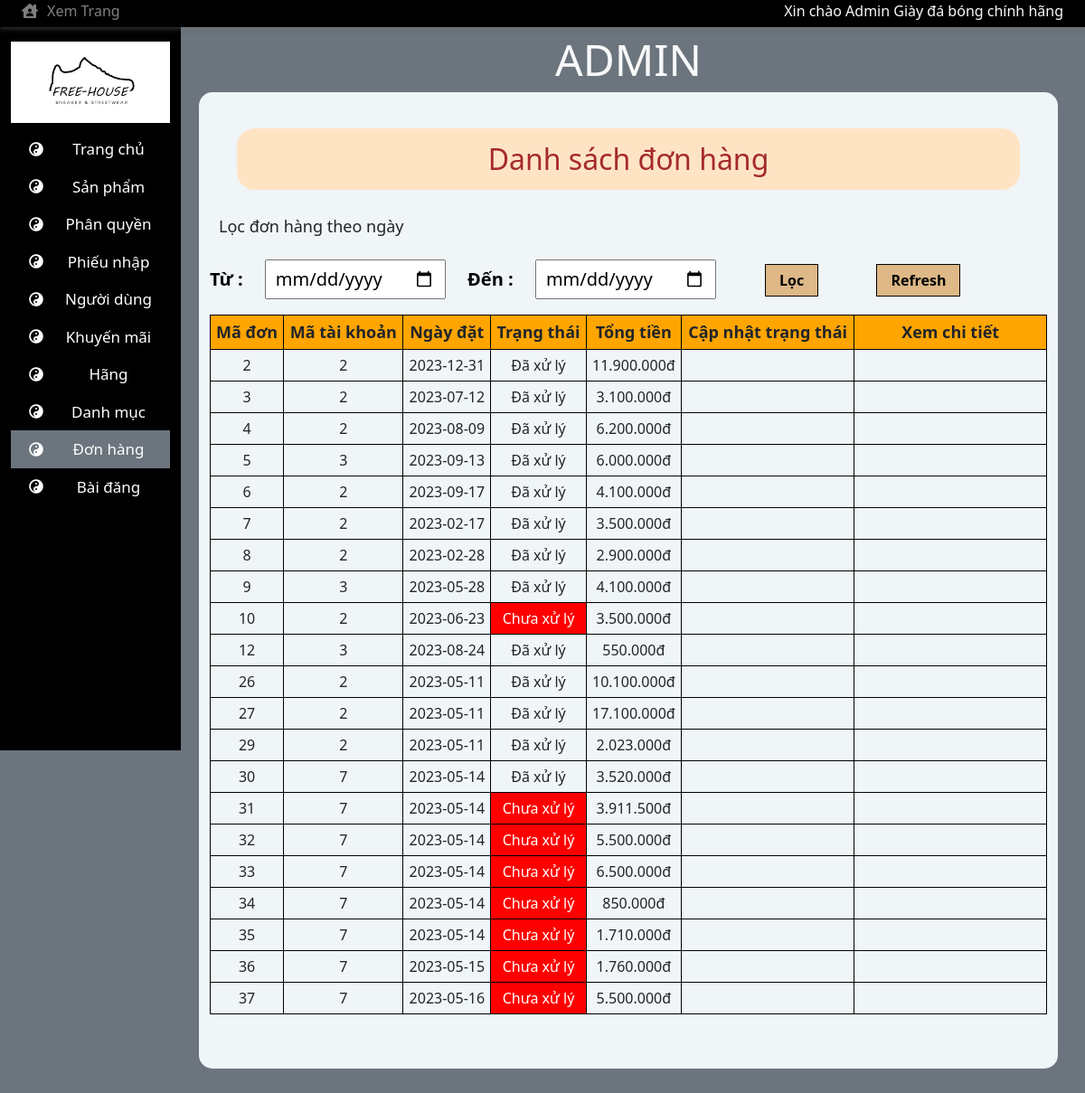
The app's page /admin/index.php?pq=Admin&id=dh with its own data.
### tables this page shows
CREATE TABLE `phanquyen` (
  `MaQuyen` varchar(50) NOT NULL,
  `MaChiTiet` varchar(50) NOT NULL
);

CREATE TABLE `chitietquyen` (
  `MaChiTiet` varchar(50) NOT NULL,
  `TenChiTiet` varchar(50) NOT NULL,
  `MoTa` varchar(50) NOT NULL
);

CREATE TABLE `donhang` (
  `MaDonHang` int(11) NOT NULL,
  `MaTaiKhoan` int(50) NOT NULL,
  `NgayDat` date NOT NULL,
  `TrangThai` tinyint(1) NOT NULL,
  `TongTien` int(11) NOT NULL
);

### db/DAOPhanQuyen.php (called while the page is built, shortened)
<?php
class DAOPhanQuyen{
    private $host = 'localhost';
    private $username = 'root';
    private $password = '';
    private $database = 'ql_cuahanggiay';
    private $conn;
    public function connect(){
        if(!$this->conn){
            $this->conn=mysqli_connect($this->host,$this->username,$this->password,$this->database);
        }
    }
    public function getQuyen($MaQuyen){
        $sql = "SELECT * FROM phanquyen,chitietquyen WHERE MaQuyen = '".$MaQuyen."' AND chitietquyen.MaChiTiet = phanquyen.MaChiTiet";
        $data=null;
        if($result = mysqli_query($this->conn,$sql)){
            while($row=mysqli_fetch_array($result)){
                    $data[] = $row;
            }
        }
        return $data;
    }
}
?>

### db/DAODonHang.php (called while the page is built, shortened)
<?php
class DAODonHang
{
    private $host = 'localhost';
    private $username = 'root';
    private $password = '';
    private $databaseName = 'ql_cuahanggiay';
    private $conn;
    public function connect()
    {
        if(!$this->conn){
            $this->conn = mysqli_connect($this->host,$this->username,$this->password,$this->databaseName);
        }
    }
    public function getList($table)
    {
        $sql = 'SELECT * FROM '.$table;
        $data = null;
        if($result = mysqli_query($this->conn,$sql)){
            while($row = mysqli_fetch_array($result)){
                $data[] = $row;
            }
            return $data;
        }
        else
            return false;
    }
}
?>

### admin/template/template_content/donhang.php (the view, shortened to what this page needs)
<?php
    $MaQuyen = $_GET['pq'];
?>
<form action="" method="POST">
    <h2 id="title_dh">Danh sách đơn hàng</h2>
    <h3 id="title_loc">Lọc đơn hàng theo ngày</h3>
    <label for="from" class="label_from">Từ :</label>
    <input type="date" name="from" id="from">
    <label for="to" class="to">Đến :</label>
    <input type="date" name="to" id="to">
    <input type="submit" name="Loc" id="Loc" value="Lọc">
    <input type="submit" name="Refresh" id="Refresh" value="Refresh">
    <table id="ds_donhang">
        <tr>
            <th>Mã đơn</th>
            <th>Mã tài khoản</th>
            <th>Ngày đặt</th>
            <th>Trạng thái</th>
            <th>Tổng tiền</th>
            <th>Cập nhật trạng thái</th>
            <th style = "width: 23%">Xem chi tiết</th>
        </tr>
        <?php
            if(isset($_POST['Loc']) == false){
                include("../db/DAODonHang.php");
                $db = new DAODonHang();
                $db->connect();
                $data = $db->getList('donhang');
                $i=0;
                while ($i < count($data)){
        ?>
                <tr>
                    <td><?php echo $data[$i][0]?></td>
                    <td><?php echo $data[$i][1]?></td>
                    <td><?php echo $data[$i][2]?></td>
                    <td <?php
                        if($data[$i][3]!=1){
                            echo "style = 'background-color: red; color: white;'";
                        }
                    ?>>
                        <?php
                            if($data[$i][3]==1){
                                echo 'Đã xử lý';
                            }
                            else{
                                echo 'Chưa xử lý';
                            }
                        ?></td>
                    <td><?php echo number_format($data[$i][4],0,',','.')."đ"?></td>
                    <td>
                        <?php
                            if($data[$i][3]!=1){
                                echo '<a href="./template/template_content/xulyDonHang.php?pq='.$MaQuyen.'&XL='.$data[$i][0].'"><div>Xử lý đơn hàng</div></a></td>';
                            }
                        ?>
                    </td>
                    <td></td>
                </tr>
        <?php
                    $i++;
                }
            }
        ?>
    </table>

### admin/template/menu_ad.php (shortened to what this page needs)
<?php
    if (isset($_GET['pq'])){
        $MaQuyen = $_GET['pq'];
        include("../db/DAOPhanQuyen.php");
        $db = new DAOPhanQuyen();
        $db->connect();
        $PQ = $db->getQuyen($MaQuyen);
        if(isset($_GET['id'])){
            $id = $_GET['id'];
        }
?>
        <div id="menu" class="col col-sm-12 col-lg-2 col-md-2 bg-black text-bg-dark position-fixed width-show-icon">
            <div class="d-none d-lg-block d-md-block" id="menu-js">
                <div class="row d-none d-lg-block d-md-block">
                    <div class="img-logo ">
                            <a href="index.php">
                            <img class="row w-100 mx-auto mt-3" src="../img/img-logo/sneaker.jpg" alt="">
                            </a>
                        </div>
                </div>
                <ul id='ulMenu' class="mt-2 list-unstyled text-black ">
                    <?php
                        $n = 0;
                        if($PQ != null){
                            $n = count($PQ);
                        }
                        for($i = $n-1; $i >= 0;$i--){
                    ?>
                        <a href="index.php?pq=<?php echo $MaQuyen?>&id=<?php echo $PQ[$i]["MaChiTiet"]?>">
                            <li class="row LiMenu mx-0 text-center p-2 align-items-center border-secondary border-size-menu " style = "<?php if($id ==  $PQ[$i]["MaChiTiet"]){echo "background:  #6c757d";}?>">
                                <div class="col-3 px-0 d-none d-lg-flex justify-content-center">
                                    <i class="fa fa-yin-yang"></i>
                                </div>
                                <div class="col-lg-9 col-12 px-0">
                                    <p class="text-font-menu m-0"><?php echo $PQ[$i]["TenChiTiet"]?></p>
                                </div>
                            </li>
                        </a>
                    <?php
                        }
                    ?>
                </ul>
            </div>
        </div>
<?php
    }
?>

### admin/css/DonHang.css (style rules this page uses)
* { margin: 0px; padding: 0px; }
#title_dh { color: brown; margin: 30px 30px; text-align: center; background-color: bisque; border-radius: 20px; padding: 15px; }
#title_loc { margin: 10px; font-size: 18px; }
label { color: black; font-size: 20px; margin: 0px 30px; }
#from, #to { font-size: 20px; margin: 0px 20px; padding: 5px 10px; }
#Loc, #Refresh { color: black; font-weight: bold; background-color: burlywood; border: 1px solid black; padding: 5px 15px; margin: 20px 30px; cursor: pointer; }
#ds_donhang { width: 100%; border: 1px solid black; border-collapse: collapse; }
#ds_donhang th { text-align: center; border: 1px solid black; padding: 5px; font-size: 18px; background-color: orange; }
#ds_donhang td { text-align: center; font-size: 16px; border: 1px solid black; padding: 5px; }

### admin/css/admin.css (style rules this page uses)
.text-font-menu { font-size: 17px; }
* { padding: 0; margin: 0; box-sizing: border-box; }
p,a { text-decoration:none; margin: 0 !important; padding: 0 !important; }
@media (min-width: 768px) { #menu { height:100vh; top:30px !important; } }
@media (min-width: 992px) { #menu { height:100vh; top:30px !important; } }
.list-unstyled.text-black >a { color:#fff; text-decoration: none; }
#menu { left:0; overflow-y: auto; z-index: 5; }
#main > *:nth-child(2) > * { margin-top: 10px !important; margin-bottom: 10px !important; }
li.row.LiMenu.mx-0.text-center.p-2.align-items-center.border-secondary.border-size-menu { transition: box-shadow 0.5s ease; }

### admin/css/KhuyenMai.css (style rules this page uses)
* { margin: 0px; padding: 0px; }

### admin/css/PhanQuyen.css (style rules this page uses)
* { margin: 0px; padding: 0px; }
label { margin: 10px 0px; }

### admin/css/DanhMuc.css (style rules this page uses)
* { margin: 0px; padding: 0px; }
label { font-weight: bold; font-size: 20px; }

### records on screen
phanquyen: MaChiTiet.TenChiTiet "Trang chủ"
phanquyen: MaChiTiet.TenChiTiet "Sản phẩm"
phanquyen: MaChiTiet.TenChiTiet "Phân quyền"
phanquyen: MaChiTiet.TenChiTiet "Phiếu nhập"
phanquyen: MaChiTiet.TenChiTiet "Người dùng"
phanquyen: MaChiTiet.TenChiTiet "Khuyến mãi"
phanquyen: MaChiTiet.TenChiTiet "Hãng"
phanquyen: MaChiTiet.TenChiTiet "Danh mục"
phanquyen: MaChiTiet.TenChiTiet "Đơn hàng"
phanquyen: MaChiTiet.TenChiTiet "Bài đăng"
donhang: MaDonHang "2", MaTaiKhoan "2", NgayDat "2023-12-31", TrangThai "Đã xử lý", TongTien "11.900.000"
donhang: MaDonHang "3", MaTaiKhoan "2", NgayDat "2023-07-12", TrangThai "Đã xử lý", TongTien "3.100.000"
donhang: MaDonHang "4", MaTaiKhoan "2", NgayDat "2023-08-09", TrangThai "Đã xử lý", TongTien "6.200.000"
donhang: MaDonHang "5", MaTaiKhoan "3", NgayDat "2023-09-13", TrangThai "Đã xử lý", TongTien "6.000.000"
donhang: MaDonHang "6", MaTaiKhoan "2", NgayDat "2023-09-17", TrangThai "Đã xử lý", TongTien "4.100.000"
donhang: MaDonHang "7", MaTaiKhoan "2", NgayDat "2023-02-17", TrangThai "Đã xử lý", TongTien "3.500.000"
donhang: MaDonHang "8", MaTaiKhoan "2", NgayDat "2023-02-28", TrangThai "Đã xử lý", TongTien "2.900.000"
donhang: MaDonHang "9", MaTaiKhoan "3", NgayDat "2023-05-28", TrangThai "Đã xử lý", TongTien "4.100.000"
donhang: MaDonHang "10", MaTaiKhoan "2", NgayDat "2023-06-23", TrangThai "Chưa xử lý", TongTien "3.500.000"
donhang: MaDonHang "12", MaTaiKhoan "3", NgayDat "2023-08-24", TrangThai "Đã xử lý", TongTien "550.000"
donhang: MaDonHang "26", MaTaiKhoan "2", NgayDat "2023-05-11", TrangThai "Đã xử lý", TongTien "10.100.000"
donhang: MaDonHang "27", MaTaiKhoan "2", NgayDat "2023-05-11", TrangThai "Đã xử lý", TongTien "17.100.000"
donhang: MaDonHang "29", MaTaiKhoan "2", NgayDat "2023-05-11", TrangThai "Đã xử lý", TongTien "2.023.000"
donhang: MaDonHang "30", MaTaiKhoan "7", NgayDat "2023-05-14", TrangThai "Đã xử lý", TongTien "3.520.000"
donhang: MaDonHang "31", MaTaiKhoan "7", NgayDat "2023-05-14", TrangThai "Chưa xử lý", TongTien "3.911.500"
donhang: MaDonHang "32", MaTaiKhoan "7", NgayDat "2023-05-14", TrangThai "Chưa xử lý", TongTien "5.500.000"
donhang: MaDonHang "33", MaTaiKhoan "7", NgayDat "2023-05-14", TrangThai "Chưa xử lý", TongTien "6.500.000"
donhang: MaDonHang "34", MaTaiKhoan "7", NgayDat "2023-05-14", TrangThai "Chưa xử lý", TongTien "850.000"
donhang: MaDonHang "35", MaTaiKhoan "7", NgayDat "2023-05-14", TrangThai "Chưa xử lý", TongTien "1.710.000"
donhang: MaDonHang "36", MaTaiKhoan "7", NgayDat "2023-05-15", TrangThai "Chưa xử lý", TongTien "1.760.000"
donhang: MaDonHang "37", MaTaiKhoan "7", NgayDat "2023-05-16", TrangThai "Chưa xử lý", TongTien "5.500.000"
